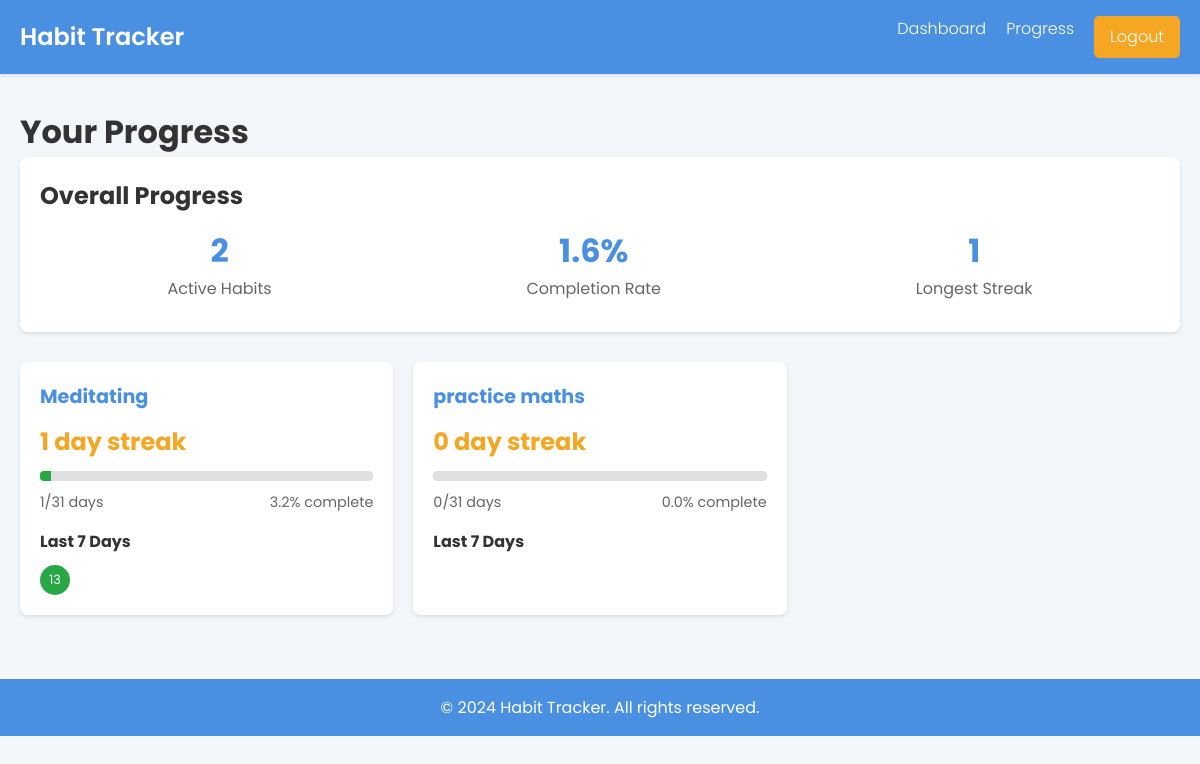
The app's page /habits/progress/ (signed in) with its own data.
### habits/models.py (models this page shows, shortened)
class Habit(models.Model):
    user = models.ForeignKey(User, on_delete=models.CASCADE)
    name = models.CharField(max_length=100)
    description = models.TextField(blank=True)
    created_at = models.DateTimeField(auto_now_add=True)

class Progress(models.Model):
    user = models.ForeignKey(User, on_delete=models.CASCADE)
    habit = models.ForeignKey(Habit, on_delete=models.CASCADE)
    date = models.DateField()
    completed = models.BooleanField(default=False)
    class Meta:
        unique_together = ('user', 'habit', 'date')

### habits/views.py (the view)
# urls.py: path('progress/', views.progress, name='progress'),
@login_required
def progress(request):
    habits = Habit.objects.filter(user=request.user)
    progress_data = {}
    active_habits_count = 0
    total_completion_rate = 0
    longest_streak = 0
    for habit in habits:
        habit_data = {}
        today = timezone.now().date()
        thirty_days_ago = today - timedelta(days=30)
        progress_list = Progress.objects.filter(
            user=request.user,
            habit=habit,
            date__gte=thirty_days_ago,
            date__lte=today
        ).order_by('-date')
        completed_days = progress_list.filter(completed=True).count()
        total_days = (today - thirty_days_ago).days + 1
        completion_rate = (completed_days / total_days) * 100
        current_streak = 0
        for progress in progress_list:
            if progress.completed:
                current_streak += 1
            else:
                break
        longest_streak = max(longest_streak, current_streak)
        habit_data = {
            'current_streak': current_streak,
            'completion_rate': round(completion_rate, 1),
            'completed_days': completed_days,
            'total_days': total_days,
            'recent_progress': progress_list[:7]  # Keep the last 7 days of progress
        }
        progress_data[habit] = habit_data
        active_habits_count += 1
        total_completion_rate += completion_rate
    overall_completion_rate = round(total_completion_rate / active_habits_count if active_habits_count > 0 else 0, 1)
    context = {
        'progress_data': progress_data,
        'active_habits_count': active_habits_count,
        'overall_completion_rate': overall_completion_rate,
        'longest_streak': longest_streak,
    }
    return render(request, 'habits/progress.html', context)

### templates/habits/progress.html (shortened to what this page needs)
{% extends 'base.html' %}
{% block content %}
<h1>Your Progress</h1>
<section class="progress-summary">
    <h2>Overall Progress</h2>
    <div class="summary-stats">
        <div class="stat">
            <div class="stat-value">{{ active_habits_count }}</div>
            <div class="stat-label">Active Habits</div>
        </div>
        <div class="stat">
            <div class="stat-value">{{ overall_completion_rate }}%</div>
            <div class="stat-label">Completion Rate</div>
        </div>
        <div class="stat">
            <div class="stat-value">{{ longest_streak }}</div>
            <div class="stat-label">Longest Streak</div>
        </div>
    </div>
</section>
<section class="habits-progress">
    {% for habit, data in progress_data.items %}
        <div class="habit-card">
            <div class="habit-title">{{ habit.name }}</div>
            <div class="habit-streak">{{ data.current_streak }} day streak</div>
            <div class="progress-bar">
                <div class="progress-bar-fill" style="width: {{ data.completion_rate }}%;"></div>
            </div>
            <div class="habit-stats">
                <span>{{ data.completed_days }}/{{ data.total_days }} days</span>
                <span>{{ data.completion_rate }}% complete</span>
            </div>
            <div class="recent-progress">
                <h3>Last 7 Days</h3>
                {% for progress in data.recent_progress %}
                    <span class="day-progress {% if progress.completed %}completed{% endif %}" title="{{ progress.date|date:'Y-m-d' }}">
                        {{ progress.date|date:'d' }}
                    </span>
                {% endfor %}
            </div>
        </div>
    {% empty %}
        <p>No habits tracked yet. Start adding habits to see your progress!</p>
    {% endfor %}
</section>
{% endblock %}

### templates/base.html (style rules this page uses)
:root { --primary-color: #4a90e2; --secondary-color: #f5a623; --background-color: #f4f7f9; --text-color: #333; --light-text-color: #666; --white: #ffffff; --success-color: #28a745; --error-color: #dc3545; }
* { margin: 0; padding: 0; box-sizing: border-box; }
body { font-family: 'Poppins', Arial, sans-serif; line-height: 1.6; color: var(--text-color); background-color: var(--background-color); }

### templates/habits/progress.html (style rules this page uses)
.progress-summary { background-color: var(--white); border-radius: 8px; box-shadow: 0 2px 4px rgba(0, 0, 0, 0.1); padding: 20px; margin-bottom: 30px; }
.summary-stats { display: flex; justify-content: space-around; flex-wrap: wrap; }
.stat { text-align: center; padding: 10px; }
.stat-value { font-size: 2rem; font-weight: bold; color: var(--primary-color); }
.stat-label { color: var(--light-text-color); }
.habits-progress { display: grid; grid-template-columns: repeat(auto-fill, minmax(300px, 1fr)); gap: 20px; }
.habit-card { background-color: var(--white); border-radius: 8px; box-shadow: 0 2px 4px rgba(0, 0, 0, 0.1); padding: 20px; }
.habit-title { font-size: 1.2rem; font-weight: bold; margin-bottom: 10px; color: var(--primary-color); }
.habit-streak { font-size: 1.5rem; font-weight: bold; color: var(--secondary-color); margin-bottom: 10px; }
.progress-bar { background-color: #e0e0e0; border-radius: 4px; height: 10px; margin-bottom: 10px; overflow: hidden; }
.progress-bar-fill { background-color: var(--success-color); height: 100%; transition: width 0.3s ease; }
.habit-stats { display: flex; justify-content: space-between; color: var(--light-text-color); font-size: 0.9rem; margin-bottom: 15px; }
.recent-progress { margin-top: 15px; }
.recent-progress h3 { font-size: 1rem; color: var(--text-color); margin-bottom: 10px; }
.day-progress { display: inline-block; width: 30px; height: 30px; line-height: 30px; text-align: center; border-radius: 50%; background-color: #e0e0e0; color: var(--text-color); font-size: 0.8rem; margin-right: 5px; }
.day-progress.completed { background-color: var(--success-color); color: var(--white); }

### records on screen
Habit: name "Meditating", current_streak "1", completed_days "1", total_days "31", completion_rate "3.2"
Progress: date "13"
Habit: name "practice maths", current_streak "0", completed_days "0", total_days "31", completion_rate "0.0"

### other values on screen
{{ active_habits_count }} "2"
{{ overall_completion_rate }} "1.6"
{{ longest_streak }} "1"
